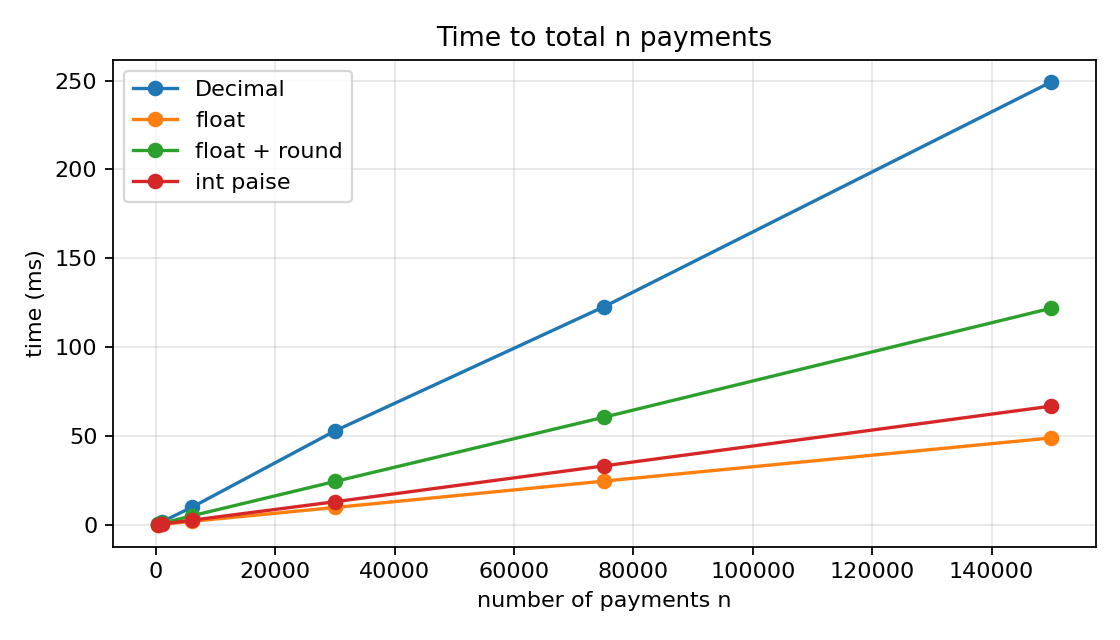

This chart was generated by the following Python code:
"""Task 10 - Chart of the running time of each method against n."""
import matplotlib
matplotlib.use("Agg")
import matplotlib.pyplot as plt

from compare_scales import (make_readings, timed, total_decimal, total_float_raw,
                            total_float_rounded, total_paise)

sizes = [300, 1000, 6000, 30000, 75000, 150000]
methods = {"Decimal": total_decimal, "float": total_float_raw,
           "float + round": total_float_rounded, "int paise": total_paise}
times = {name: [] for name in methods}
for n in sizes:
    rows = make_readings(n)
    for name, func in methods.items():
        times[name].append(timed(func, rows)[1] * 1000)

plt.figure(figsize=(7, 4))
for name, values in times.items():
    plt.plot(sizes, values, marker="o", label=name)
plt.xlabel("number of payments n")
plt.ylabel("time (ms)")
plt.title("Time to total n payments")
plt.grid(alpha=0.3)
plt.legend()
plt.tight_layout()
plt.savefig("time_chart.png", dpi=160)
print("saved time_chart.png")
for name, values in times.items():
    print(f"{name:14}" + " ".join(f"{v:8.1f}" for v in values))
